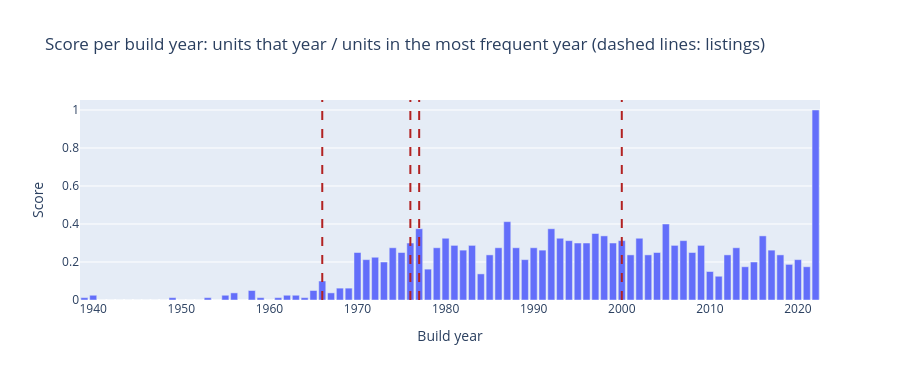

The notebook cell this image was saved under:
### Markdown cell above
**Frequency per year, scaled so the maximum is 1.** A simpler alternative that has no edge problem: count the
portfolio units built in each year, and divide by the count in the most frequent year. A listing scores the value for
its build year: 1 means "built in the portfolio's most common year".

### Code cell
per_year = years.astype(int).value_counts().reindex(range(int(years.min()), int(years.max()) + 1), fill_value=0)
year_score = per_year / per_year.max()

fig = px.bar(x=year_score.index, y=year_score.values, height=380,
             title="Score per build year: units that year / units in the most frequent year (dashed lines: listings)",
             labels={"x": "Build year", "y": "Score"})
for year in marketed["build_year"].dropna():
    fig.add_vline(x=year, line_dash="dash", line_color="firebrick")
fig.show()

print(f"Most frequent year: {per_year.idxmax()} ({per_year.max()} units). "
      f"1970-2021 scores: median {year_score.loc[1970:2021].median():.2f}, "
      f"range {year_score.loc[1970:2021].min():.2f}-{year_score.loc[1970:2021].max():.2f}")
listed = marketed[["build_year"]].dropna().astype(int)
listed["units that year"] = listed["build_year"].map(per_year)
listed["score"] = listed["build_year"].map(year_score).round(2)
listed

### Figure 1 — Plotly figure (JSON) as saved in the notebook; plotly's stock layout.template omitted (floating-point values rounded to 4 significant figures)
{"data": [{"hovertemplate": "Build year=%{x}<br>Score=%{y}<extra></extra>", "legendgroup": "", "marker": {"color": "#636efa", "pattern": {"shape": ""}}, "name": "", "orientation": "v", "showlegend": false, "textposition": "auto", "type": "bar", "x": [1939, 1940, 1941, 1942, 1943, 1944, 1945, 1946, 1947, 1948, 1949, 1950, 1951, 1952, 1953, 1954, 1955, 1956, 1957, 1958, 1959, 1960, 1961, 1962, 1963, 1964, 1965, 1966, 1967, 1968, 1969, 1970, 1971, 1972, 1973, 1974, 1975, 1976, 1977, 1978, 1979, 1980, 1981, 1982, 1983, 1984, 1985, 1986, 1987, 1988, 1989, 1990, 1991, 1992, 1993, 1994, 1995, 1996, 1997, 1998, 1999, 2000, 2001, 2002, 2003, 2004, 2005, 2006, 2007, 2008, 2009, 2010, 2011, 2012, 2013, 2014, 2015, 2016, 2017, 2018, 2019, 2020, 2021, 2022], "xaxis": "x", "y": [0.0125, 0.025, 0.0, 0.0, 0.0, 0.0, 0.0, 0.0, 0.0, 0.0, 0.0125, 0.0, 0.0, 0.0, 0.0125, 0.0, 0.025, 0.0375, 0.0, 0.05, 0.0125, 0.0, 0.0125, 0.025, 0.025, 0.0125, 0.05, 0.1, 0.0375, 0.0625, 0.0625, 0.25, 0.2125, 0.225, 0.2, 0.275, 0.25, 0.3, 0.375, 0.1625, 0.275, 0.325, 0.2875, 0.2625, 0.2875, 0.1375, 0.2375, 0.275, 0.4125, 0.275, 0.2125, 0.275, 0.2625, 0.375, 0.325, 0.3125, 0.3, 0.3, 0.35, 0.3375, 0.3, 0.3125, 0.2375, 0.325, 0.2375, 0.25, 0.4, 0.2875, 0.3125, 0.25, 0.2875, 0.15, 0.125, 0.2375, 0.275, 0.175, 0.2, 0.3375, 0.2625, 0.2375, 0.1875, 0.2125, 0.175, 1.0], "yaxis": "y"}], "layout": {"barmode": "relative", "height": 380, "legend": {"tracegroupgap": 0}, "shapes": [{"line": {"color": "firebrick", "dash": "dash"}, "type": "line", "x0": 1977.0, "x1": 1977.0, "xref": "x", "y0": 0, "y1": 1, "yref": "y domain"}, {"line": {"color": "firebrick", "dash": "dash"}, "type": "line", "x0": 1976.0, "x1": 1976.0, "xref": "x", "y0": 0, "y1": 1, "yref": "y domain"}, {"line": {"color": "firebrick", "dash": "dash"}, "type": "line", "x0": 2000.0, "x1": 2000.0, "xref": "x", "y0": 0, "y1": 1, "yref": "y domain"}, {"line": {"color": "firebrick", "dash": "dash"}, "type": "line", "x0": 1966.0, "x1": 1966.0, "xref": "x", "y0": 0, "y1": 1, "yref": "y domain"}], "title": {"text": "Score per build year: units that year / units in the most frequent year (dashed lines: listings)"}, "xaxis": {"anchor": "y", "domain": [0.0, 1.0], "title": {"text": "Build year"}}, "yaxis": {"anchor": "x", "domain": [0.0, 1.0], "title": {"text": "Score"}}}}
